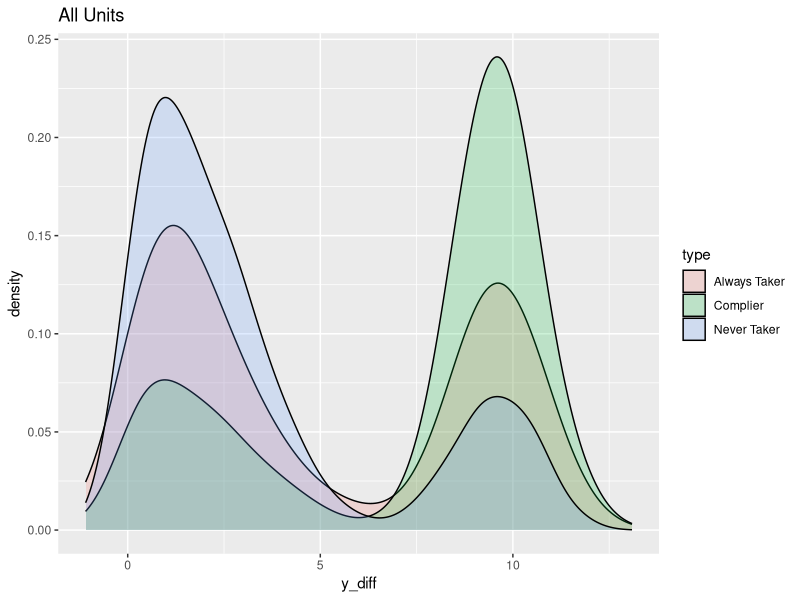
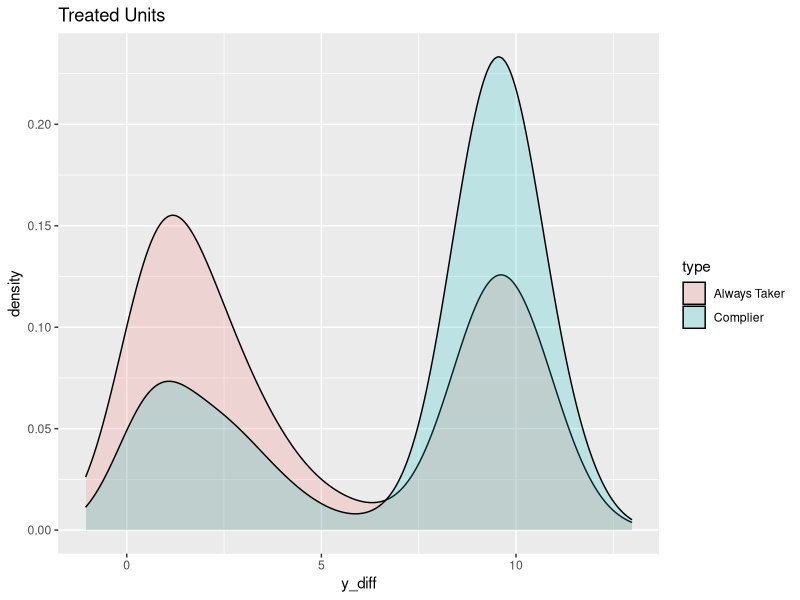
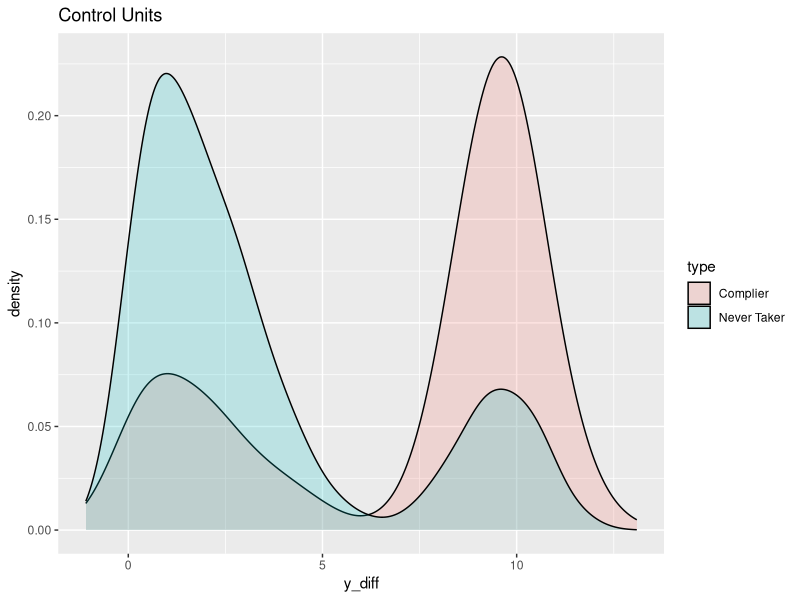

Generate these figures, in order, with R:
## ---- chunk 1
knitr::opts_chunk$set(echo = TRUE)
## ---- chunk 2
library(dplyr)
library(ggplot2)
library(AER)
## ---- chunk 3
# SIMULATE DATA

# PARAMETERS
N <- 10000
U <- rnorm(N, mean = 5, sd = 3)
b0 <- 2
b1 <- 1.5

# POTENTIAL OUTCOMES
y0 <- b0 + b1 * U + rnorm(N)
y1 <- y0 + mean(y0) + rnorm(N)
y1[which(y0 < median(y0))] <- y1[which(y0 < median(y0))] / 2

# CREATE DATAFRAME
df <- cbind(y0, y1, U) %>% as_tibble()

# GENERATE TYPES OF COMPLIANCE
type <- rep(NA, 10000)
type[which(y1 > median(y1))] <-
  sample(c(rep('Complier', 3500), rep('Always Taker', 1000), rep('Never Taker', 500)))
type[which(y1 < median(y1))] <-
  sample(c(rep('Complier', 1500), rep('Always Taker', 1500), rep('Never Taker', 2000)))
df$type <- type

# CREATE INSTRUMENT
df$z <- sample(c(rep(0, 5000), rep(1, 5000)))

# CREATE TREATMENT ASSIGNMENT
df <- df %>%
  mutate(d = case_when(type == 'Always Taker' ~ 1,
                       type == 'Never Taker' ~ 0,
                       (type == 'Complier' & z == 0) ~ 0,
                       (type == 'Complier' & z == 1) ~ 1))

# REAL OUTCOMES
df <- df %>% mutate(y = case_when(d == 0 ~ y0, d == 1 ~ y1))
## ---- chunk 4
# TRUE ATE
true_ate <- t.test(df$y1, df$y0, paired = TRUE)
true_ate
## ---- chunk 5
# NAIVE "ATE"
naive_ate <- lm(y ~ d, data = df)

true_ate
summary(naive_ate)
## ---- chunk 6
# 1. Effect of Z on Y
mean(df$y[df$z==1])-mean(df$y[df$z==0])
y.on.z <- lm(y ~ z, data = df)
summary(y.on.z)
itt_est <- coef(y.on.z)[2]

###

# 2. Effect of Z on D
mean(df$d[df$z==1])-mean(df$d[df$z==0])
d.on.z <- lm(d ~ z, data = df)
summary(d.on.z)
prop_compliers <- coef(d.on.z)[2]

###

# 3. WALD ESTIMATE
itt_est/prop_compliers
## ---- chunk 7
# 2SLS using lm
df$d_hat <- predict(d.on.z)
iv_2sls_2 <- lm(y ~ d_hat, data = df)
summary(iv_2sls_2)

# 2SLS using ivreg
iv_2sls <- ivreg(y ~ d | z, data = df)
summary(iv_2sls)
## ---- chunk 8
df <- df %>% mutate(y_diff = y1 - y0)
p1 <- ggplot(data = df, aes(x = y_diff, fill = type)) +
  geom_density(alpha = 0.2) + ggtitle("All Units")
p1
p2 <- ggplot(data = df[df$d == 1, ], aes(x = y_diff, fill = type)) +
  geom_density(alpha = 0.2) + ggtitle("Treated Units")
p2
p3 <- ggplot(data = df[df$d == 0, ], aes(x = y_diff, fill = type)) +
  geom_density(alpha = 0.2) + ggtitle("Control Units")
p3
